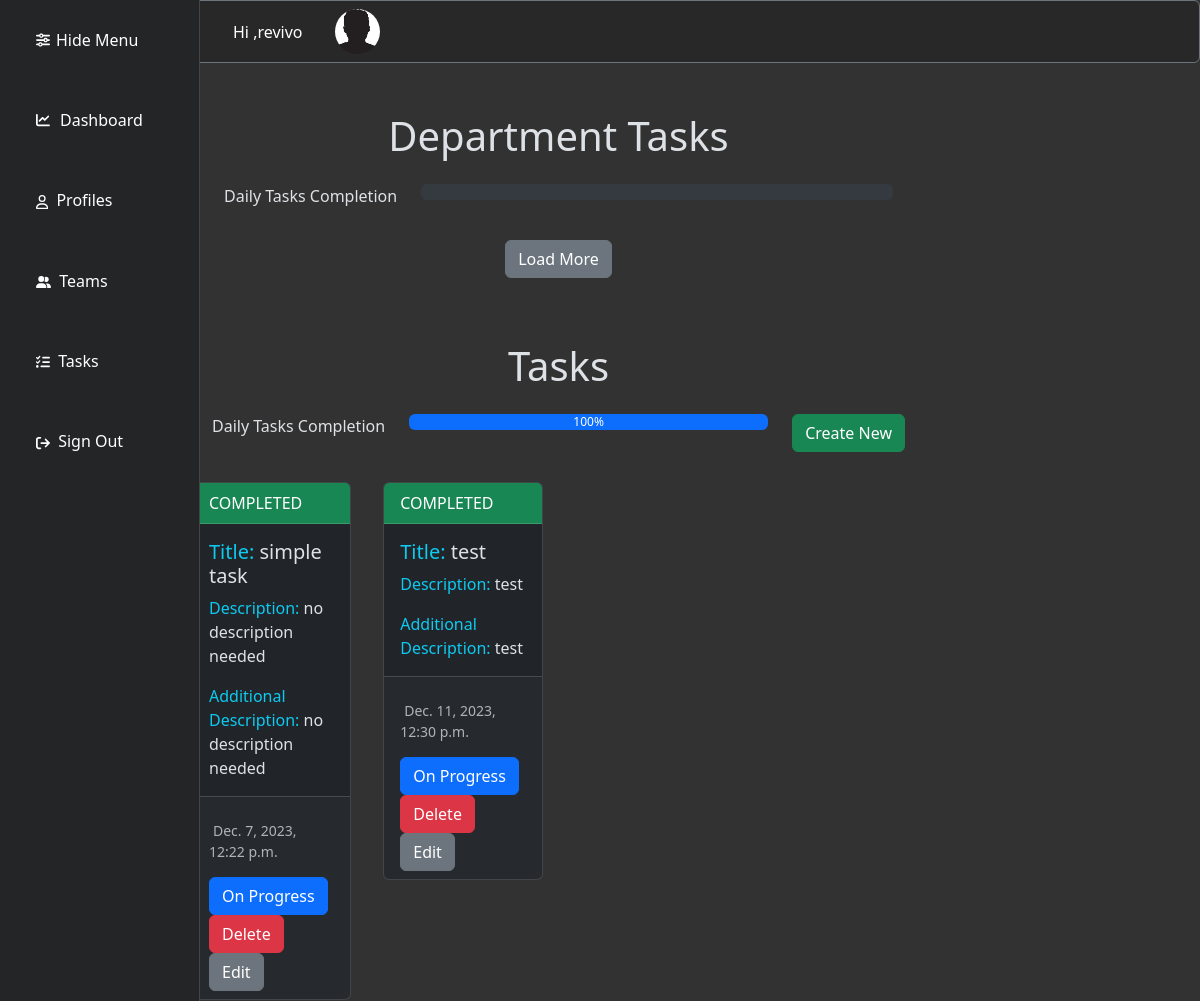
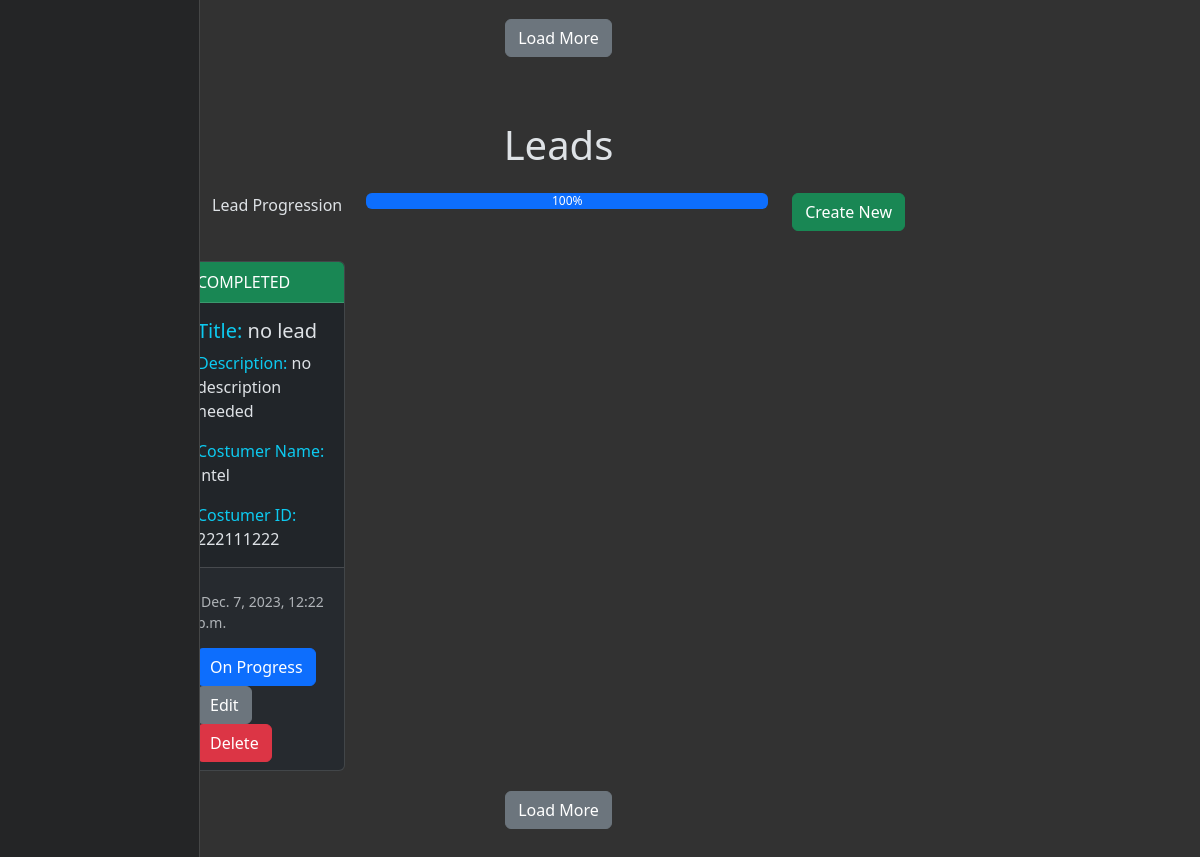
The app's page /tasks (signed in) with its own data (2 pictures, top to bottom).
### user/models.py (models this page shows)
class Employer(models.Model):
    user = models.OneToOneField(User,on_delete=models.CASCADE)
    first_name = models.CharField(max_length=50,blank=False)
    last_name = models.CharField(max_length=50,blank=False)
    email = models.EmailField()
    phone = models.CharField(max_length=50)
    created_at = models.DateTimeField(auto_now=True)
    profile_pic = models.ImageField(default='profile_pics/profile_picture.jpeg',upload_to='profile_pics')
    job_position = models.ForeignKey("Department",blank=True,null=True,on_delete=models.SET_NULL)
    lead = models.ManyToManyField(Lead)
    task = models.ManyToManyField(Task)
    graph_permission = models.ManyToManyField(GraphPermission)
    def __str__(self):
        return self.first_name

### tasks/models.py (models this page shows, shortened)
class Task(models.Model):
    title = models.CharField(max_length=50)
    description = models.TextField(max_length=350)
    additional_description = models.TextField(max_length=350,blank=True,null=True)
    created_at = models.DateTimeField(auto_now_add=True)
    completed = models.BooleanField(default=False)

class Lead(models.Model):
    title = models.CharField(max_length=50)
    costumer_name = models.CharField(max_length=50,null=True)
    costumer_id = models.CharField(max_length=50,null=True)
    description = models.TextField(max_length=300)
    created_at = models.DateTimeField(auto_now_add=True)
    completed = models.BooleanField(default=False)

### tasks/views.py (the view, shortened to what this page needs)
# urls.py: path('',include('tasks.urls')),
@login_required
def tasks(request):
    user = Employer.objects.get(user=request.user)
    employer_department = Employer.objects.get(user=request.user).job_position
    employer_tasks = user.task.all()
    employer_leads = user.lead.all()
    add_lead_form = CreateLead()
    add_task_form = CreateTask()
    department_task_graph = graph_percentage_presentation(user,job_position_tasks=True)
    employer_task_graph = graph_percentage_presentation(user,personal_tasks=True)
    lead_graph = graph_percentage_presentation(user,leads=True)
    graph_representation = {"department_task_graph":str(department_task_graph),"employer_task_graph":str(employer_task_graph),"lead_graph":str(lead_graph)}
    if str(request.user) == str(user) and request.user.is_authenticated:
        department_tasks = DepartmentTask.objects.filter(department__position=employer_department)
        if request.method == "GET":
            context = {"department_tasks":department_tasks,"employer_tasks":employer_tasks,"leads":employer_leads,"add_task_form":add_task_form,"add_lead_form":add_lead_form,"graph_presentation":graph_representation}
            return render(request,"code/tasks.html",context)

### user/models.py (called while the page is built)
    def __str__(self):
        return self.position

### tasks/templates/code/tasks.html (shortened to what this page needs)
{% extends 'code/base.html' %} {% block content %}  {% load widget_tweaks %}{% load static %}
<div class='container position-relative'style='margin-top:4rem '>
<div class='container'>
<figure class='text-center'>
  <blockquote class='blockquote'>
    <h1>Department Tasks</h1>
  </blockquote>
</figure>
<div class='row m-4'>
  <div class='col-sm-auto'>
    <p>Daily Tasks Completion</p>
  </div>
  <div class='col'>
    <div class='progress' role='progressbar' aria-label='Basic example' aria-valuenow='0' aria-valuemin='0' aria-valuemax='100'>
    </div>
  </div>
</div>
    <div class="container text-center mt-3 mb-5">
  <button class="btn btn-secondary load_more_department_task"  id="">Load More</button>
</div>
  </div>
</div>
<div class='container'style='margin-top:4rem ;'>
<figure class='text-center'>
  <blockquote class='blockquote'>
    <h1>Tasks</h1>
  </blockquote>
</figure>
<div class='row m-4'>
  <div class='col-sm-auto'>
    <p >Daily Tasks Completion</p>
  </div>
  <div class='col'>
    <div class='progress' role='progressbar' aria-label='Basic example' aria-valuenow='0' aria-valuemin='0' aria-valuemax='100'>
      <div class='progress-bar' style="width: {{graph_presentation.employer_task_graph}}%">{{graph_presentation.employer_task_graph}}%</div>
    </div>
  </div>
<div class='col-sm-auto'>
  <button type='button' class='btn btn-success' data-bs-toggle='modal' data-bs-target='#add_task_modal' data-bs-whatever='@getbootstrap'>Create New</button>
  </div>
</div>
<div class='container'>
    <div class='row row-cols-1 row-cols-md-4 g-4'>
    {% for task in employer_tasks %}
      <div class='col task_col'>
        <div class='card m-1'>
          {% if task.completed %}
            <div class='card-header text-bg-success'>COMPLETED</div>
            <div class='card-body'>
          {% else %}
            <div class='card-header text-bold'>Unfinished</div>
            <div class='card-body'>
              {% endif %}
              <h5 class='card-title'><BOLD class="text-info">Title: </BOLD>{{ task.title }}</h5>
              <p class='card-text'><BOLD class="text-info">Description: </BOLD>{{ task.description }}</p>
              <p class='card-text'><BOLD class="text-info">Additional Description: </BOLD>{{ task.additional_description }}</p>
            </div>
        <div class='card-footer text-body-secondary'>
          <div class='col-sm-auto' style='margin-top: 15px'>
            <small class='text-body-secondary m-1' >{{ task.created_at }}</small>
              <div class='col-sm-auto' style='margin-top: 15px'>
                    {% if task.completed %}
                      <button  name='task_on_progress_task' class='btn btn-primary task_on_progress_button' member_id='{{task.id}}' id='{{task.id}}'>On Progress</button>
                    {% else %}
                      <button  name='complete_task_form' class='btn btn-primary task_complete_button' member_id='{{task.id}}' id='{{task.id}}'>Complete</button>
                    {% endif %}
                  <button type='submit'  name='task_delete' class='btn btn-danger task_delete_button' member_id='{{task.id}}' id='{{task.id}}'>Delete</button>
                  <a type='button' href="{% url 'edit_task' task.id %}" class='btn btn-secondary task_edit_button' name='task_edit' value='{{task.id}}' >Edit</a>
              </div>
            </div>
          </div>
        </div>
      </div>
    {% endfor %}
    </div>
  </div>
<div class="container text-center mt-3">
  <button class="btn btn-secondary load_more_task"  id="">Load More</button>
</div>
</div>
 <div class='col-9-end align-self-end'>
<div class='container' style='margin-top:4rem;'>
<figure class='text-center'>
  <blockquote class='blockquote'>
    <h1>Leads</h1>
  </blockquote>
</figure>
<div class='row m-4'>
<div class='col-sm-auto'>
    <p>Lead Progression</p>
</div>
  <div class='col'>
    <div class='progress' role='progressbar' aria-label='Basic example' aria-valuenow='0' aria-valuemin='0' aria-valuemax='100'>
      <div class='progress-bar' style="width: {{graph_presentation.lead_graph}}%">{{graph_presentation.lead_graph}}%</div>
    </div>
  </div>
  <div class='col-sm-auto'>
    <button type='button' class='btn btn-success' data-bs-toggle='modal' data-bs-target='#add_lead_modal' data-bs-whatever='@getbootstrap'>Create New</button>
  </div>
</div>
</div>
 <div class='container'>
    <div class='row row-cols-1 row-cols-md-4 g-4'>
    {% for lead in leads %}
      <div class='col lead_col'>
        <div class='card m-1'>
          {% if lead.completed %}
            <div class='card-header text-bg-success '>COMPLETED</div>
            <div class='card-body'>
          {% else %}
            <div class='card-header'>On Progress</div>
            <div class='card-body'>
          {% endif %}
              <h5 class='card-title'><BOLD class="text-info">Title:</BOLD> {{lead.title}}</h5>
              <p class='card-text'><BOLD class="text-info">Description: </BOLD>{{lead.description}}</p>
              <p class='card-text'><BOLD class="text-info">Costumer Name: </BOLD>{{lead.costumer_name}}</p>
              <p class='card-text'><BOLD class="text-info">Costumer ID:</BOLD> {{lead.costumer_id}}</p>
            </div>
          <div class='card-footer text-body-secondary'>
            <div class='col-sm-auto' style='margin-top: 15px'>
              <small class='text-body-secondary m-1' >{{lead.created_at}}</small>
              <div class='col-sm-auto' style='margin-top: 15px'>
                  {% if lead.completed %}
                    <button type='submit' name='lead_on_progress'  class='btn btn-primary lead_on_progress_button' member_id='{{lead.id}}'>On Progress</button>
                    <a type='button' href="{% url 'edit_lead' lead.id %}" class='btn btn-secondary' name='lead_edit' value='{{lead.id}}' >Edit</a>
                  {% else %}
                    <button name='lead_complete' value='{{lead.id}}' member_id='{{lead.id}}' class='btn btn-primary lead_complete_button'>Complete</button>
                    <a type='button' href="{% url 'edit_lead' lead.id %}" class='btn btn-secondary' name='lead_edit' value='{{lead.id}}' >Edit</a>
                  {% endif %}
                  <button name='lead_delete' value='{{lead.id}}' member_id='{{lead.id}}' class='btn btn-danger lead_delete_button'>Delete</button>
              </div>
            </div>
          </div>
        </div>
      </div>
    {% endfor %}
  </div>
</div>
</div>
<div class="container text-center mt-3 mb-5">
  <button class="btn btn-secondary load_more_lead"  id="">Load More</button>
</div>
</div>
</div>
{% endblock content%}

### templates/code/base.html (shortened to what this page needs)
{% load static %}
<html lang="en" data-bs-theme="dark">
  <head>
    <link
      href="https://cdn.jsdelivr.net/npm/bootstrap@5.3.1/dist/css/bootstrap.min.css"
      rel="stylesheet"
    />
  </head>
<body style="background:#323232">
<div class="position-fixed w-100" style="z-index: 1000;">
  <div class="border border-secondary rounded border-1" style="background:#282828">
    <div class="" style="margin-left:14rem">
      <nav class="navbar navbar-expand-lg ">
        <div class="container-start" style="background:#282828">
          <div class="navbar-nav">
            <div class="row align-items-center">
              <div class="col-auto align-bottom">
                <a class="nav-link active" href="#">Hi {{request.user.employer.user_name}},{{request.user.employer.last_name}}</a>
              </div>
              <div class="col">
                <img src="/media/{{ request.user.employer.profile_pic }}" style="width:45px;height:45px;margin-right:8rem"  class="rounded-circle" alt="...">
              </div>
            </div>
          </div>
        </div>
      </nav>
    </div>
  </div>
</div>
<div class="row" style="margin-left:8rem">
<div class="col-auto">
<div class="offcanvas offcanvas-start show" id="big_off_canvas" data-bs-scroll="true" data-bs-backdrop="false" style="width:200px; background:#242526; " tabindex="-1" aria-labelledby="offcanvasLabel">
  <div class="offcanvas-body">
<div class="container ">
    <div class="col m-2 fw-light fs-6">
<ul class="navbar-nav navbar-toggler">
        <li class="nav-item">
          <a class="nav-link
                    close_big_navbar
                    icon-link
                    link-body-emphasis
                    link-offset-2
                    link-underline
                    link-opacity-25-hover mb-5" data-bs-dismiss="offcanvas"  aria-current="page" href="">
                    Hide Menu
                    </a>
        </li>
        <li class="nav-item">
          <a class="nav-link
                    icon-link
                    link-body-emphasis
                    link-offset-2
                    link-underline
                    link-opacity-25-hover mb-5" aria-current="page" href="/dashboard">
                    Dashboard</a>
        </li>
        <li class="nav-item">
          <a class="nav-link
                    link-body-emphasis
                    link-offset-2
                    link-underline
                    link-opacity-25-hover mb-5" href="/profile">
                    Profiles</a>
        </li>
        <li class="nav-item">
          <a class="nav-link
                    link-body-emphasis
                    link-offset-2 link-underline
                    link-opacity-25-hover mb-5" href="teams">
                    Teams</a>
        </li>
        <li class="nav-item">
          <a class="nav-link
                    link-body-emphasis
                    link-offset-2
                    link-underline
                    link-opacity-25-hover mb-5" href="tasks">
                    Tasks</a>
        </li>
        <li class="nav-item">
          <a class="nav-link
                    link-body-emphasis
                    link-offset-2
                    link-underline
                    link-opacity-25-hover mb-5"
                    href="/logout"
                    aria-disabled="true">
                    Sign Out</a>
        </li>
      </ul>
    </div>
</div>
  </div>
</div>
</div>
<div class="col-9 mt-5">
    {% block content %}
    {% endblock content %}
  </body>
  </html>

### templates/code/base.html (style rules this page uses)
svg { fill:#ffffff }

### records on screen
Task: completed "COMPLETED", title "simple task", description "no description needed", additional_description "no description needed", created_at "Dec. 7, 2023, 12:22 p.m.", {{ task.id }} 1 (drawn)
Task: completed "COMPLETED", title "test", description "test", additional_description "test", created_at "Dec. 11, 2023, 12:30 p.m.", {{ task.id }} 2 (drawn)
Lead: completed "COMPLETED", title "no lead", description "no description needed", costumer_name "intel", costumer_id "222111222", created_at "Dec. 7, 2023, 12:22 p.m.", {{ lead.id }} 1 (drawn)

### other values on screen
{{ request.user.employer.last_name }} "revivo"
{{ graph_presentation.employer_task_graph }} "100"
{{ graph_presentation.lead_graph }} "100"
